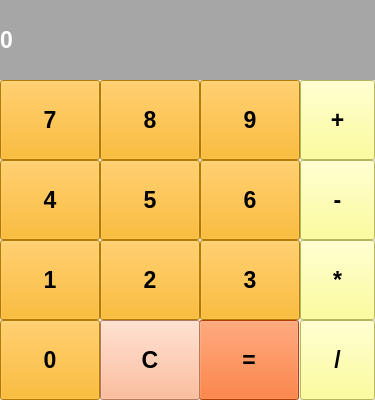
<?xml version="1.0" encoding="UTF-8"?>
<ui version="4.0">
 <class>MainWindow</class>
 <widget class="QMainWindow" name="MainWindow">
  <property name="geometry">
   <rect>
    <x>0</x>
    <y>0</y>
    <width>375</width>
    <height>400</height>
   </rect>
  </property>
  <property name="windowTitle">
   <string>Калькулятор</string>
  </property>
  <widget class="QWidget" name="centralwidget">
   <widget class="QLabel" name="label_result">
    <property name="geometry">
     <rect>
      <x>0</x>
      <y>0</y>
      <width>381</width>
      <height>80</height>
     </rect>
    </property>
    <property name="font">
     <font>
      <pointsize>17</pointsize>
      <weight>75</weight>
      <bold>true</bold>
     </font>
    </property>
    <property name="styleSheet">
     <string notr="true">background-color: rgb(166, 166, 166);
color: rgb(255, 255, 255);</string>
    </property>
    <property name="text">
     <string>0</string>
    </property>
    <property name="margin">
     <number>10</number>
    </property>
   </widget>
   <widget class="QPushButton" name="btn_0">
    <property name="geometry">
     <rect>
      <x>0</x>
      <y>320</y>
      <width>100</width>
      <height>80</height>
     </rect>
    </property>
    <property name="font">
     <font>
      <pointsize>17</pointsize>
      <weight>75</weight>
      <bold>true</bold>
     </font>
    </property>
    <property name="styleSheet">
     <string notr="true">background-color: rgb(255, 170, 0);</string>
    </property>
    <property name="text">
     <string>0</string>
    </property>
   </widget>
   <widget class="QPushButton" name="btn_equal">
    <property name="geometry">
     <rect>
      <x>199</x>
      <y>320</y>
      <width>100</width>
      <height>80</height>
     </rect>
    </property>
    <property name="font">
     <font>
      <pointsize>17</pointsize>
      <weight>75</weight>
      <bold>true</bold>
     </font>
    </property>
    <property name="styleSheet">
     <string notr="true">
background-color: rgb(255, 85, 0);</string>
    </property>
    <property name="text">
     <string>=</string>
    </property>
   </widget>
   <widget class="QPushButton" name="btn_1">
    <property name="geometry">
     <rect>
      <x>0</x>
      <y>240</y>
      <width>100</width>
      <height>80</height>
     </rect>
    </property>
    <property name="font">
     <font>
      <pointsize>17</pointsize>
      <weight>75</weight>
      <bold>true</bold>
     </font>
    </property>
    <property name="styleSheet">
     <string notr="true">background-color: rgb(255, 170, 0);</string>
    </property>
    <property name="text">
     <string>1</string>
    </property>
   </widget>
   <widget class="QPushButton" name="btn_2">
    <property name="geometry">
     <rect>
      <x>100</x>
      <y>240</y>
      <width>100</width>
      <height>80</height>
     </rect>
    </property>
    <property name="font">
     <font>
      <pointsize>17</pointsize>
      <weight>75</weight>
      <bold>true</bold>
     </font>
    </property>
    <property name="styleSheet">
     <string notr="true">background-color: rgb(255, 170, 0);</string>
    </property>
    <property name="text">
     <string>2</string>
    </property>
   </widget>
   <widget class="QPushButton" name="btn_3">
    <property name="geometry">
     <rect>
      <x>200</x>
      <y>240</y>
      <width>100</width>
      <height>80</height>
     </rect>
    </property>
    <property name="font">
     <font>
      <pointsize>17</pointsize>
      <weight>75</weight>
      <bold>true</bold>
     </font>
    </property>
    <property name="styleSheet">
     <string notr="true">background-color: rgb(255, 170, 0);</string>
    </property>
    <property name="text">
     <string>3</string>
    </property>
   </widget>
   <widget class="QPushButton" name="btn_4">
    <property name="geometry">
     <rect>
      <x>0</x>
      <y>160</y>
      <width>100</width>
      <height>80</height>
     </rect>
    </property>
    <property name="font">
     <font>
      <pointsize>17</pointsize>
      <weight>75</weight>
      <bold>true</bold>
     </font>
    </property>
    <property name="styleSheet">
     <string notr="true">background-color: rgb(255, 170, 0);</string>
    </property>
    <property name="text">
     <string>4</string>
    </property>
   </widget>
   <widget class="QPushButton" name="btn_5">
    <property name="geometry">
     <rect>
      <x>100</x>
      <y>160</y>
      <width>100</width>
      <height>80</height>
     </rect>
    </property>
    <property name="font">
     <font>
      <pointsize>17</pointsize>
      <weight>75</weight>
      <bold>true</bold>
     </font>
    </property>
    <property name="styleSheet">
     <string notr="true">background-color: rgb(255, 170, 0);</string>
    </property>
    <property name="text">
     <string>5</string>
    </property>
   </widget>
   <widget class="QPushButton" name="btn_6">
    <property name="geometry">
     <rect>
      <x>200</x>
      <y>160</y>
      <width>100</width>
      <height>80</height>
     </rect>
    </property>
    <property name="font">
     <font>
      <pointsize>17</pointsize>
      <weight>75</weight>
      <bold>true</bold>
     </font>
    </property>
    <property name="styleSheet">
     <string notr="true">background-color: rgb(255, 170, 0);</string>
    </property>
    <property name="text">
     <string>6</string>
    </property>
   </widget>
   <widget class="QPushButton" name="btn_7">
    <property name="geometry">
     <rect>
      <x>0</x>
      <y>80</y>
      <width>100</width>
      <height>80</height>
     </rect>
    </property>
    <property name="font">
     <font>
      <pointsize>17</pointsize>
      <weight>75</weight>
      <bold>true</bold>
     </font>
    </property>
    <property name="styleSheet">
     <string notr="true">background-color: rgb(255, 170, 0);</string>
    </property>
    <property name="text">
     <string>7</string>
    </property>
   </widget>
   <widget class="QPushButton" name="btn_8">
    <property name="geometry">
     <rect>
      <x>100</x>
      <y>80</y>
      <width>100</width>
      <height>80</height>
     </rect>
    </property>
    <property name="font">
     <font>
      <pointsize>17</pointsize>
      <weight>75</weight>
      <bold>true</bold>
     </font>
    </property>
    <property name="styleSheet">
     <string notr="true">background-color: rgb(255, 170, 0);</string>
    </property>
    <property name="text">
     <string>8</string>
    </property>
   </widget>
   <widget class="QPushButton" name="btn_9">
    <property name="geometry">
     <rect>
      <x>200</x>
      <y>80</y>
      <width>100</width>
      <height>80</height>
     </rect>
    </property>
    <property name="font">
     <font>
      <pointsize>17</pointsize>
      <weight>75</weight>
      <bold>true</bold>
     </font>
    </property>
    <property name="styleSheet">
     <string notr="true">background-color: rgb(255, 170, 0);</string>
    </property>
    <property name="text">
     <string>9</string>
    </property>
   </widget>
   <widget class="QPushButton" name="btn_plus">
    <property name="geometry">
     <rect>
      <x>300</x>
      <y>80</y>
      <width>75</width>
      <height>80</height>
     </rect>
    </property>
    <property name="font">
     <font>
      <pointsize>17</pointsize>
      <weight>75</weight>
      <bold>true</bold>
     </font>
    </property>
    <property name="styleSheet">
     <string notr="true">background-color: rgb(255, 255, 127);</string>
    </property>
    <property name="text">
     <string>+</string>
    </property>
   </widget>
   <widget class="QPushButton" name="btn_sub">
    <property name="geometry">
     <rect>
      <x>300</x>
      <y>160</y>
      <width>75</width>
      <height>80</height>
     </rect>
    </property>
    <property name="font">
     <font>
      <pointsize>17</pointsize>
      <weight>75</weight>
      <bold>true</bold>
     </font>
    </property>
    <property name="styleSheet">
     <string notr="true">background-color: rgb(255, 255, 127);</string>
    </property>
    <property name="text">
     <string>-</string>
    </property>
   </widget>
   <widget class="QPushButton" name="btn_mult">
    <property name="geometry">
     <rect>
      <x>300</x>
      <y>240</y>
      <width>75</width>
      <height>80</height>
     </rect>
    </property>
    <property name="font">
     <font>
      <pointsize>17</pointsize>
      <weight>75</weight>
      <bold>true</bold>
     </font>
    </property>
    <property name="styleSheet">
     <string notr="true">background-color: rgb(255, 255, 127);</string>
    </property>
    <property name="text">
     <string>*</string>
    </property>
   </widget>
   <widget class="QPushButton" name="btn_div">
    <property name="geometry">
     <rect>
      <x>300</x>
      <y>320</y>
      <width>75</width>
      <height>80</height>
     </rect>
    </property>
    <property name="font">
     <font>
      <pointsize>17</pointsize>
      <weight>75</weight>
      <bold>true</bold>
     </font>
    </property>
    <property name="styleSheet">
     <string notr="true">background-color: rgb(255, 255, 127);</string>
    </property>
    <property name="text">
     <string>/</string>
    </property>
   </widget>
   <widget class="QPushButton" name="btn_reset">
    <property name="geometry">
     <rect>
      <x>100</x>
      <y>320</y>
      <width>100</width>
      <height>80</height>
     </rect>
    </property>
    <property name="font">
     <font>
      <pointsize>17</pointsize>
      <weight>75</weight>
      <bold>true</bold>
     </font>
    </property>
    <property name="styleSheet">
     <string notr="true">background-color: rgb(255, 170, 127);</string>
    </property>
    <property name="text">
     <string>C</string>
    </property>
   </widget>
  </widget>
 </widget>
 <resources/>
 <connections/>
</ui>
